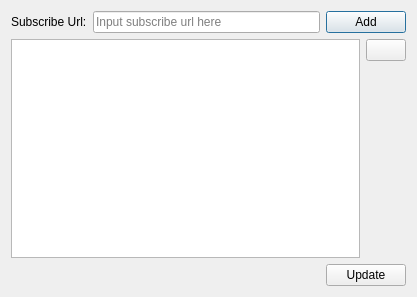
<?xml version="1.0" encoding="UTF-8"?>
<ui version="4.0">
 <class>SubscribeManager</class>
 <widget class="QDialog" name="SubscribeManager">
  <property name="geometry">
   <rect>
    <x>0</x>
    <y>0</y>
    <width>417</width>
    <height>297</height>
   </rect>
  </property>
  <property name="windowTitle">
   <string>Manage Subscribe</string>
  </property>
  <layout class="QVBoxLayout" name="verticalLayout">
   <item>
    <layout class="QHBoxLayout" name="horizontalLayout">
     <item>
      <widget class="QLabel" name="label">
       <property name="text">
        <string>Subscribe Url:</string>
       </property>
      </widget>
     </item>
     <item>
      <widget class="QLineEdit" name="inputUrl">
       <property name="placeholderText">
        <string>Input subscribe url here</string>
       </property>
      </widget>
     </item>
     <item>
      <widget class="QPushButton" name="addBtn">
       <property name="text">
        <string>Add</string>
       </property>
      </widget>
     </item>
    </layout>
   </item>
   <item>
    <layout class="QHBoxLayout" name="horizontalLayout_3">
     <item>
      <widget class="QTableView" name="subscribeTable">
       <property name="sizePolicy">
        <sizepolicy hsizetype="Expanding" vsizetype="Expanding">
         <horstretch>0</horstretch>
         <verstretch>0</verstretch>
        </sizepolicy>
       </property>
       <property name="focusPolicy">
        <enum>Qt::NoFocus</enum>
       </property>
       <attribute name="verticalHeaderVisible">
        <bool>false</bool>
       </attribute>
      </widget>
     </item>
     <item>
      <layout class="QVBoxLayout" name="verticalLayout_2">
       <item>
        <widget class="QPushButton" name="delBtn">
         <property name="text">
          <string notr="true"/>
         </property>
         <property name="icon">
          <iconset theme=":/icon/delete.png">
           <normaloff>.</normaloff>.</iconset>
         </property>
        </widget>
       </item>
       <item>
        <spacer name="verticalSpacer">
         <property name="orientation">
          <enum>Qt::Vertical</enum>
         </property>
         <property name="sizeHint" stdset="0">
          <size>
           <width>20</width>
           <height>40</height>
          </size>
         </property>
        </spacer>
       </item>
      </layout>
     </item>
    </layout>
   </item>
   <item>
    <layout class="QHBoxLayout" name="horizontalLayout_2">
     <item>
      <spacer name="horizontalSpacer">
       <property name="orientation">
        <enum>Qt::Horizontal</enum>
       </property>
       <property name="sizeHint" stdset="0">
        <size>
         <width>40</width>
         <height>20</height>
        </size>
       </property>
      </spacer>
     </item>
     <item>
      <widget class="QPushButton" name="updateBtn">
       <property name="text">
        <string>Update</string>
       </property>
      </widget>
     </item>
    </layout>
   </item>
  </layout>
 </widget>
 <resources/>
 <connections/>
</ui>
